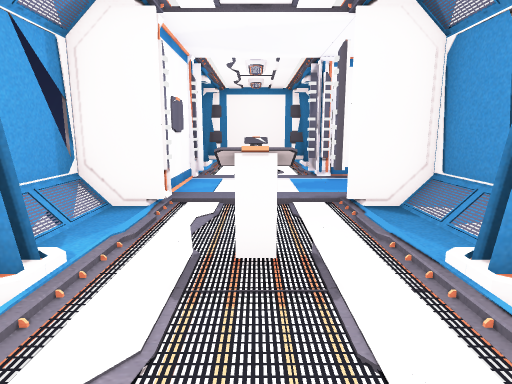
view 1 (above)

16 first-person views from a walk through a 3-D level made in the Unity game engine. The camera is 1.5 m above the floor, tilts 10° down and sees 75° across. The floor is counted in squares, 1 m on a side. Each view is taken from the middle of a square. On the plan, view 1 faces up. The plan holds only what a view shows up to about 15 squares ahead; the rest is blank. Door leaves are left out, so doorways stand open. Some surface patterns are stand-ins.

view 2
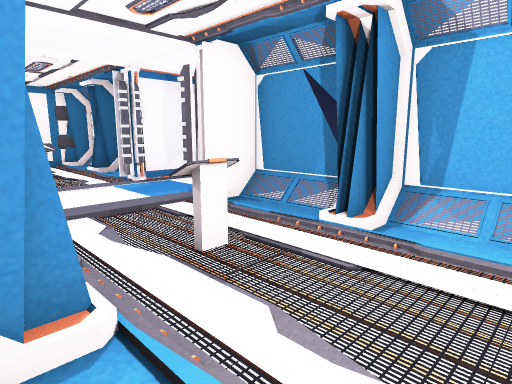

view 3
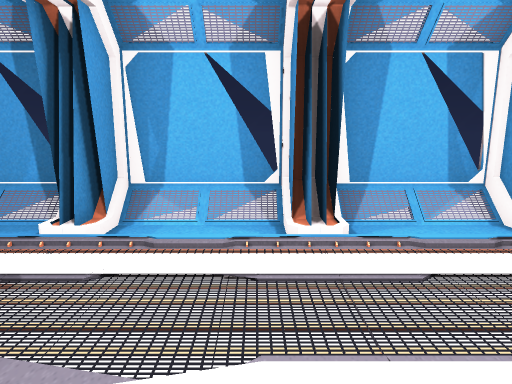

view 4
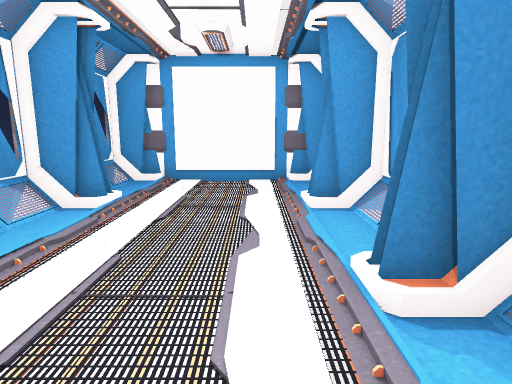

view 5
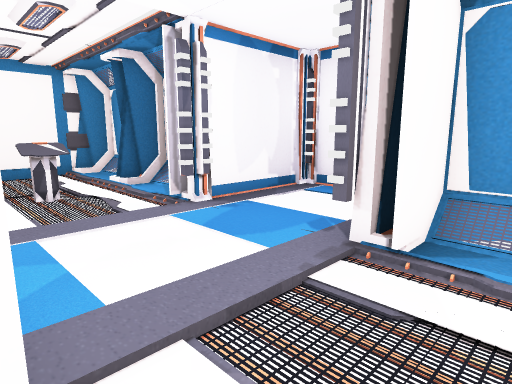

view 6
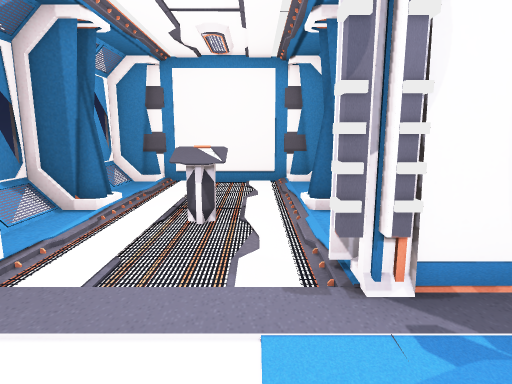

view 7
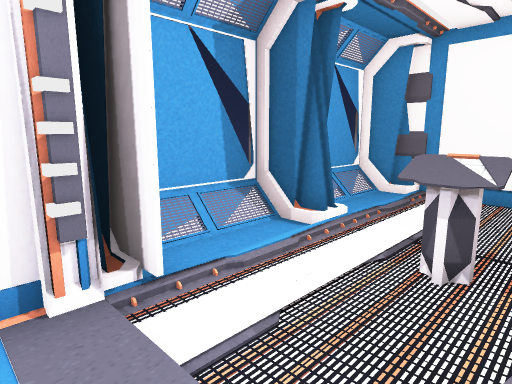

view 8
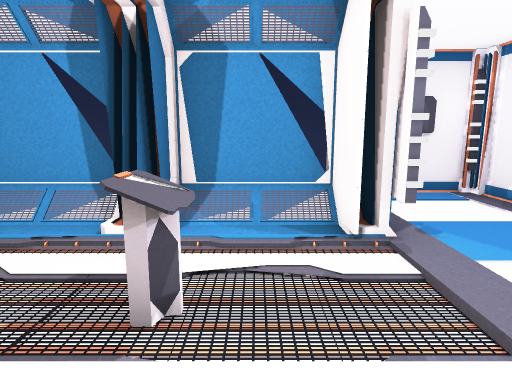

view 9
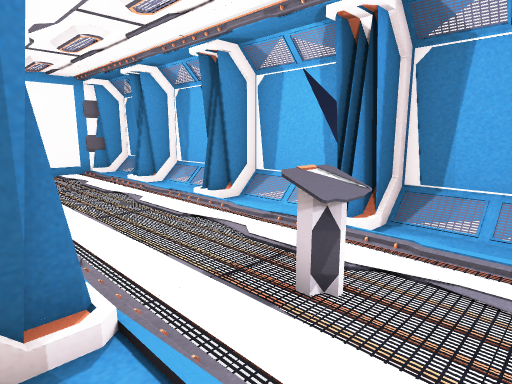

view 10
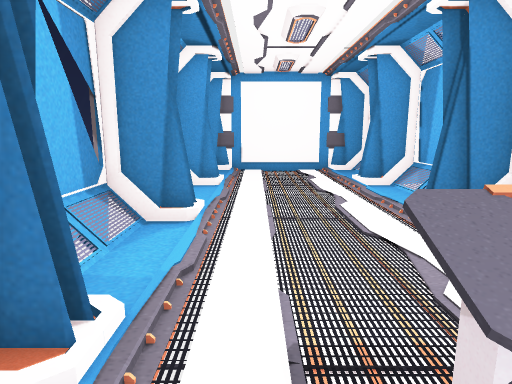

view 11
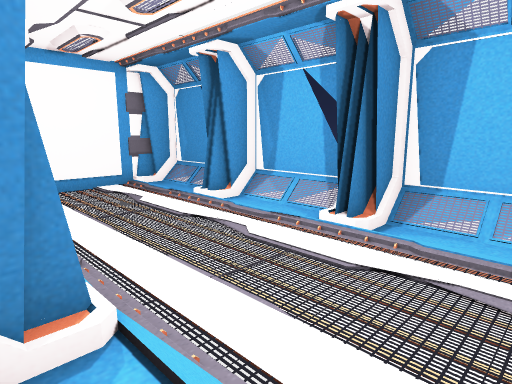

view 12
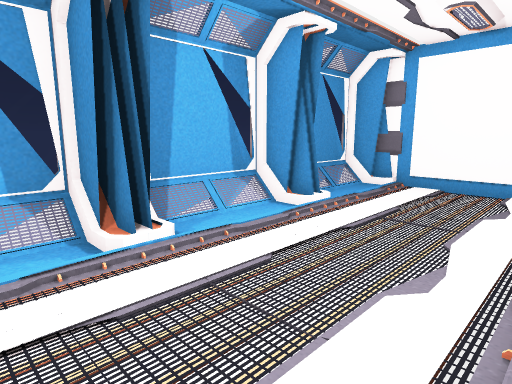

view 13
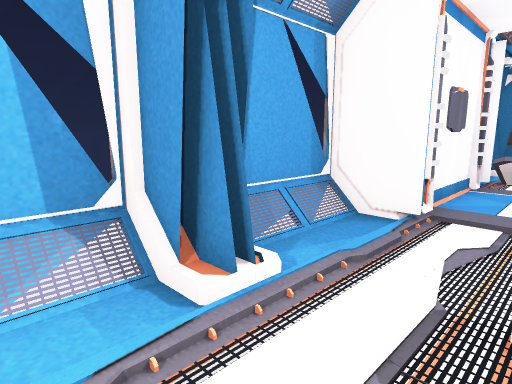

view 14
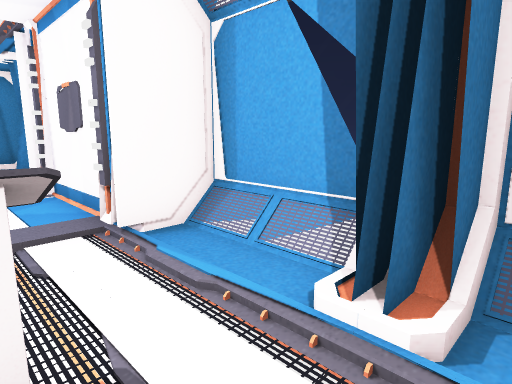

view 15
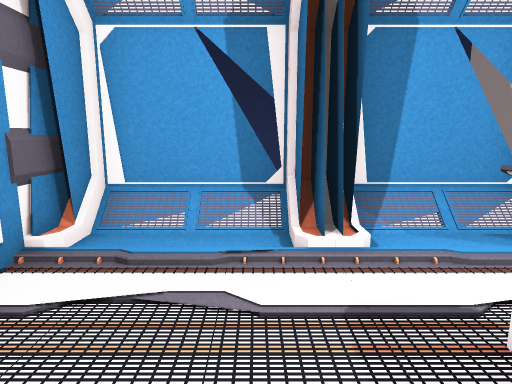

view 16
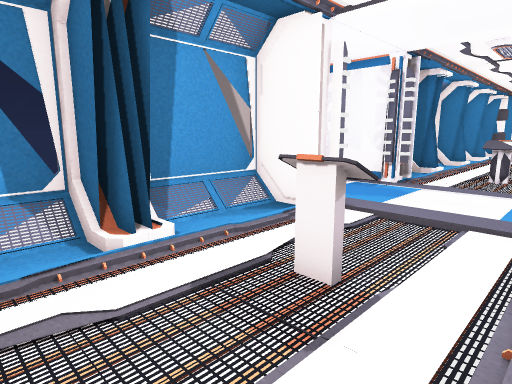

### Floor plan
Key: @ floor where view 1 was taken; # wall or solid block; . main floor; : floor 0.25 m higher than the main floor; / step, stairs or slope; D open door; = window, fence, low wall or low ledge; C console.
Columns run from 4 left of view 1 to 6 right of it. Each row starts with its distance up from view 1.
 19 #########
 18 =/....::=
 17 #/....::#
 16 =/....::=
 15 ##/...:##
 14 =/..C.::=
 13 #/....::#
 12 =/....::=
 11 ##DDDDD####
 10  ##.......#
  9   #.......#
  8  ##.......#
  7 ##DDDDD####
  6 =/....::=
  5 #/....::#
  4 =/..C.::=
  3 ##/...:##
  2 =/....::=
  1 #/....::#
  0 =/..@.::=
 -1 ##/...:##
 -2 =/....::=
 -3 #/....::#
 -4 =/....::=
 -5 ##/...:##
 -6  /....::
 -7 #/....::#
 -8 =/....::=
 -9 #########

Positions as (right, up) in squares from view 1, and headings:
1: (0, 0), facing up
2: (-3, 0), facing up-right
3: (-3, 0), facing right
4: (-1, 2), facing down
5: (-2, 5), facing up-right
6: (1, 8), facing up
7: (1, 10), facing up-left
8: (-3, 13), facing right
9: (3, 6), facing down-left
10: (1, 5), facing down
11: (3, 2), facing down-left
12: (-2, 1), facing down-right
13: (0, 1), facing up-left
14: (0, 16), facing down-left
15: (-2, 16), facing right
16: (-2, 17), facing down-right
